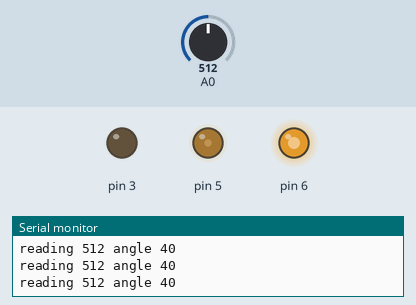
Bench run of a sketch on a simulated Arduino Uno, built with avr-gcc and run on an emulated ATmega328P. Parts: output pins drawn as LEDs (lit = HIGH), the last lines printed to the serial monitor. The inputs (shaded band) are chosen by the test bench; at power-on: A0 = 512.

Above: at 1.2 s.
1.3 s: A0 set to 245
At 2.5 s:
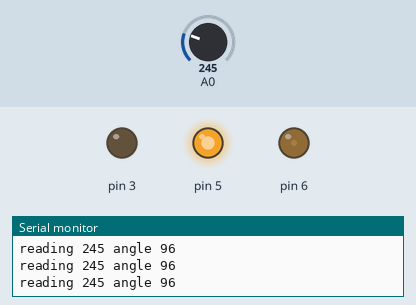
2.8 s: A0 set to 219
At 4.0 s:
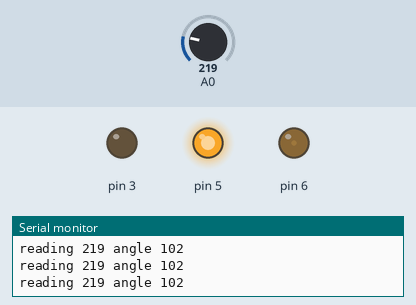
4.3 s: A0 set to 370
At 5.4 s:
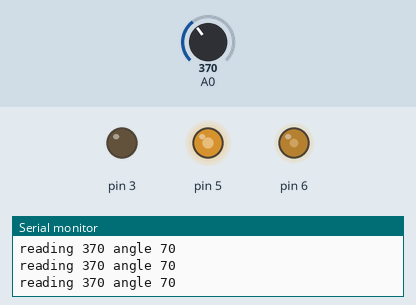
5.8 s: A0 set to 122
At 6.1 s:
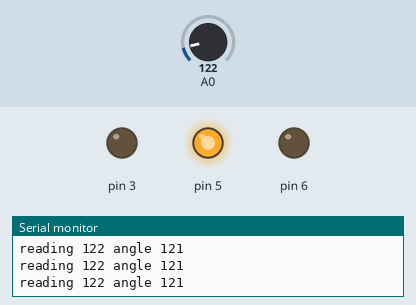
7.3 s: A0 set to 109
8.8 s: A0 set to 95
At 10.1 s:
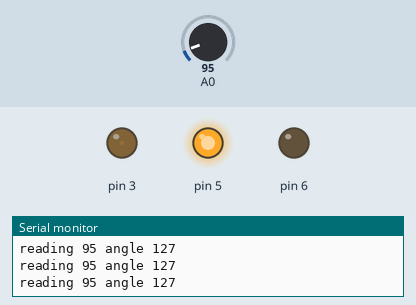
Timing chart, 0 to 11.3 s (numbered marks = the images above; inputs shaded):
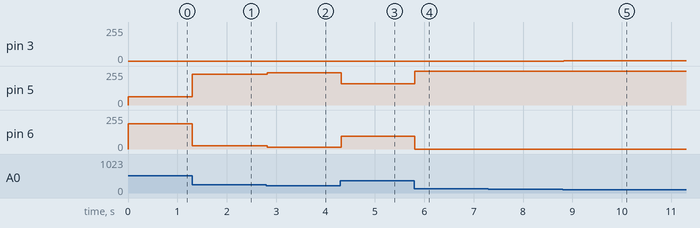

Measured:
- after the input at 1.3 s, pin 5: 63/255 → 230/255 at once; pin 6: 191/255 → 24/255 at once
- after the input at 2.8 s, pin 5: 230/255 → 241/255 at once; pin 6: 24/255 → 13/255 at once
- after the input at 4.3 s, pin 5: 241/255 → 160/255 at once; pin 6: 13/255 → 94/255 at once
- after the input at 5.8 s, pin 5: 160/255 → 254/255 at once; pin 6: 94/255 → 0/255 at once
- after the input at 8.8 s, pin 3: 0/255 → 2/255 at once; pin 5: 254/255 → 252/255 at once

The sketch:

c2h5oh.ino
```cpp
#include <math.h>

void setup()
{
  pinMode(A0,INPUT);
  pinMode(3,OUTPUT);
  pinMode(5,OUTPUT);
  pinMode(6,OUTPUT);
  Serial.begin(9600);
}

void loop()
{
  static uint8_t redVal=0, greenVal=0, blueVal=0;
  int16_t angle = 0;

  uint16_t reading = analogRead(A0);
  Serial.print("reading "); Serial.print(reading);
  angle = map(reading, 130, 700, 120, 0);
  Serial.print(" angle "); Serial.println(angle);

  angleToRGB(angle, redVal, greenVal, blueVal);
  analogWrite(6,redVal);
  analogWrite(5,greenVal);
  analogWrite(3,blueVal);

//  Serial.print("angle "); Serial.print(angle);
//  Serial.print(" r "); Serial.print(redVal);
//  Serial.print(" g "); Serial.print(greenVal);
//  Serial.print(" b "); Serial.println(blueVal);

//  ++angle;
//  if (angle == 360) {
//    angle = 0;
//  }

  delay(20);
}

void angleToRGB(int16_t angle, uint8_t &red, uint8_t &green, uint8_t &blue)
{
  red = (stepCos(angle) * 255);
  blue = (stepCos(angle + 120) * 255);
  green = (stepCos(angle + 240) * 255);
}

double stepCos(int16_t angle)
{
  if (angle < 0) {
    angle += 360;
  }
  if (angle > 360) {
    angle -= 360;
  }
  double adjusted = angle * 1.5f;
  if (adjusted >= 180.0f && adjusted < 360.0f) {
    return 0.0f;
  }
  if (adjusted >= 360.0f) {
    adjusted -= 180.0f;
  }
  return cos(adjusted * M_PI / 180.0f) / 2.0f + 0.5f;
}
```
